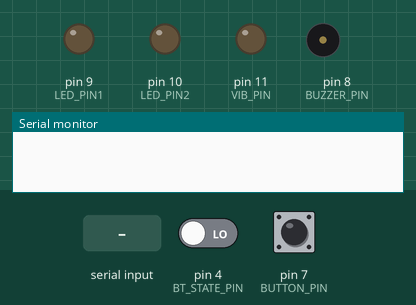
A sketch run on a simulated Arduino Uno, built with avr-gcc and run on an emulated ATmega328P. Parts: output pins drawn as LEDs (lit = HIGH), buzzer (waves = sounding), the last lines printed to the serial monitor. Dashed ring = blinking. The inputs (shaded band) are chosen by the test bench; at power-on: pin 4 (BT_STATE_PIN) LOW, pin 7 (BUTTON_PIN) HIGH.

Above: at 2.5 s.
2.6 s: "3\n" received over the second serial link
At 3.35 s:
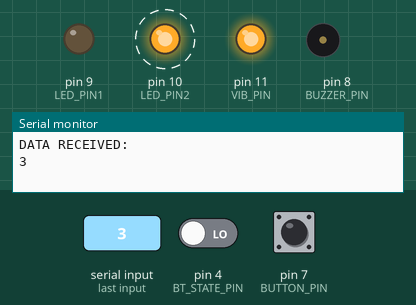
5.6 s: pin 4 (BT_STATE_PIN) driven HIGH
8.6 s: "5\n" received over the second serial link
At 10.2 s:
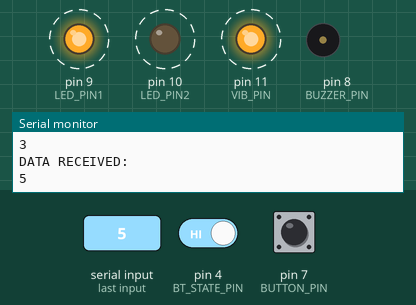
11.6 s: pin 7 (BUTTON_PIN) pulled LOW for 0.5 s
At 13.0 s:
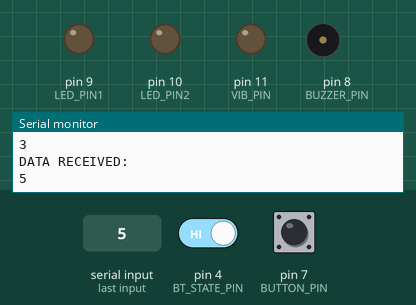
Timing chart, 0 to 14.6 s (numbered marks = the images above; inputs shaded):
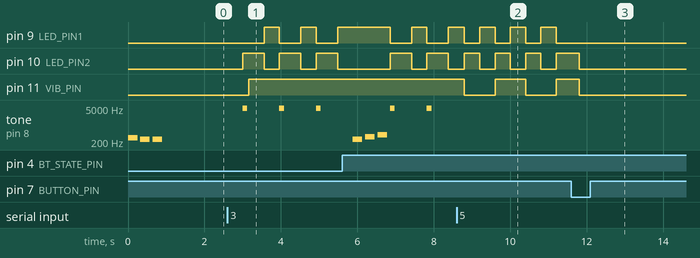

Measured:
- after the input at 2.6 s, pin 9 (LED_PIN1): alternates HIGH for 0.40 s and LOW for 0.56 s, starting after 0.96 s; pin 10 (LED_PIN2): alternates HIGH for 0.56 s and LOW for 0.40 s, starting after 0.40 s; pin 11 (VIB_PIN): LOW → HIGH after 0.56 s; tone on pin 8 (BUZZER_PIN): alternates 4978 Hz for 0.13 s and silent for 0.84 s, starting after 0.40 s
- after the input at 8.6 s, tone on pin 8 (BUZZER_PIN): stops changing and stays silent
- after the input at 11.6 s, pin 9 (LED_PIN1): stops changing and stays LOW; tone on pin 8 (BUZZER_PIN): stays silent (without the input it goes to 4978 Hz after 2.0 s)
- by itself, tone on pin 8 (BUZZER_PIN): repeats every 0.33 s: silent 0.08 s, 262 Hz 0.25 s, until it stays silent from 0.9 s

The sketch:

sketch_nov16a.ino
```cpp
#include "pitches.h"
#include <SoftwareSerial.h>

SoftwareSerial Bluetooth(2, 3);  // RX, TX

#define BUZZER_PIN 8
#define LED_PIN1 9
#define LED_PIN2 10
#define BUTTON_PIN 7
#define VIB_PIN 11
#define BT_STATE_PIN 4                            // 蓝牙模块状态引脚
int ledFrequency, buzzerFrequency, vibFrequency;  //接收数据
int melodyConnect[] = { NOTE_C4, NOTE_E4, NOTE_G4 };
int noteDurationsConnect[] = { 4, 4, 4 };
int melodyDisconnect[] = { NOTE_G4, NOTE_E4, NOTE_C4 };
int melodyBattery[] = { NOTE_D4, NOTE_C4, NOTE_C4 };
int noteDurationsDisconnect[] = { 4, 4, 4 };
int noteDurationBattery[] = { 4, 4, 4 };

  // 重新定义播放旋律的数组
  int melody[] = { NOTE_DS8 };
int noteDurations[] = { 8 };

unsigned long previousLEDUpdate = 0;
unsigned long previousMelodyUpdate = 0;
unsigned long previousVIBUpdate = 0;

int melodyIntervals[3] = { 500, 250, 125 };
int ledIntervals[3] = { 1000, 500, 250 };
int VIBIntervals[3] = { 500, 250, 125 };

int melodyIndex = 0;
bool toggleLED = false;
bool toggleVIB = false;
bool isPlaying = true;

int prevLedFrequency = -1;
int prevBuzzerFrequency = -1;
int prevVibFrequency = -1;
int power = 0;

unsigned long elseStartTime = 0;
bool isElseActive = false;


bool lastBTState = LOW;  // 上一次蓝牙状态

void setup() {
  Bluetooth.begin(9600);
  Serial.begin(9600);
  pinMode(LED_PIN1, OUTPUT);
  pinMode(LED_PIN2, OUTPUT);
  pinMode(BUTTON_PIN, INPUT_PULLUP);
  pinMode(VIB_PIN, OUTPUT);
  pinMode(BUZZER_PIN, OUTPUT);
  pinMode(BT_STATE_PIN, INPUT);  // 设置蓝牙状态引脚为输入
}

void loop() {
  if (power == 0) {
    playTone(melodyBattery, noteDurationsDisconnect, 3);
    power = 1;
  }
  readButton();
  bool currentBTState = digitalRead(BT_STATE_PIN);

  // 检测蓝牙连接状态变化
  if (currentBTState != lastBTState) {
    if (currentBTState == HIGH) {
      playTone(melodyConnect, noteDurationsConnect, 3);  // 播放连接声音
    } else {
      playTone(melodyDisconnect, noteDurationsDisconnect, 3);  // 播放断开声音
      stopAll();                                               // 蓝牙断开时，停止所有活动
      isPlaying = false;                                       // 更新播放状态为停止
    }
    lastBTState = currentBTState;
  }

  if (Bluetooth.available()) {
    String received_string = "";
    // end line check
    while (Bluetooth.available()) {
      char c = Bluetooth.read();
      if (c == '#') {
        break;
      } else {
        received_string += c;
        delay(10);
      }
    }
    // 将接收到的字符串分割为三个数字
    parseReceivedData(received_string);
    Serial.println("DATA RECEIVED:");
    Serial.println(received_string);
    isPlaying = true; // 在接收到新数据时重置为播放状态
    isElseActive = false;
    elseStartTime = 0;
  } else {
    if (!isElseActive) {
        // else active, record the start time
        elseStartTime = millis();
        isElseActive = true;
    } else if (millis() - elseStartTime > 7000) { // Check if 7 seconds have passed
        Serial.println("zero");
        ledFrequency = 0;
        buzzerFrequency = 0;
        vibFrequency = 0;
        elseStartTime = millis();
    }
  }
  if (isPlaying && isValidFrequency(ledFrequency) && isValidFrequency(buzzerFrequency) && isValidFrequency(vibFrequency)) {
    if (prevLedFrequency != ledFrequency || prevBuzzerFrequency != buzzerFrequency || prevVibFrequency != vibFrequency) {

      stopAll();
    }
    if (ledFrequency > 0) {

      blinkLEDs();
    }
    if (buzzerFrequency > 0) {

      playMelody();
    }
    if (vibFrequency > 0) {

      vibrateMotor();
    }
    prevLedFrequency = ledFrequency;
    prevBuzzerFrequency = buzzerFrequency;
    prevVibFrequency = vibFrequency;
    delay(400);  // Minimum runtime
  } else {
    stopAll();
  }
}
bool isValidFrequency(int frequency) {
  return frequency >= 0 && frequency <= 8;
}

void parseReceivedData(String data) {
  int firstCommaIndex = data.indexOf(',');
  int secondCommaIndex = data.lastIndexOf(',');

  // 提取并转换数字
  ledFrequency = data.substring(0, firstCommaIndex).toInt();
  // Serial.println(ledFrequency);
  buzzerFrequency = data.substring(firstCommaIndex + 1, secondCommaIndex).toInt();
  // Serial.println(buzzerFrequency);
  vibFrequency = data.substring(secondCommaIndex + 1).toInt();
  // Serial.println(vibFrequency);
}

void blinkLEDs() {
  unsigned long currentMillis = millis();
  if (currentMillis - previousLEDUpdate >= ledIntervals[ledFrequency - 1]) {
    previousLEDUpdate = currentMillis;
    digitalWrite(LED_PIN1, toggleLED ? HIGH : LOW);
    digitalWrite(LED_PIN2, toggleLED ? LOW : HIGH);
    toggleLED = !toggleLED;
  }
}

void playMelody() {
  unsigned long currentMillis = millis();
  if (currentMillis - previousMelodyUpdate >= melodyIntervals[buzzerFrequency - 1]) {
    previousMelodyUpdate = currentMillis;
    if (melodyIndex < 1) {
      int noteDuration = 1000 / noteDurations[melodyIndex];
      tone(BUZZER_PIN, melody[melodyIndex], noteDuration);
      int pauseBetweenNotes = noteDuration * 1.30;
      delay(pauseBetweenNotes);
      noTone(BUZZER_PIN);
      melodyIndex++;
    } else {
      melodyIndex = 0;
    }
  }
}

void vibrateMotor() {
  unsigned long currentMillis = millis();
  if (vibFrequency == 3) {        // 最快频率
    digitalWrite(VIB_PIN, HIGH);  // 持续震动
  } else if (currentMillis - previousVIBUpdate >= VIBIntervals[vibFrequency - 1]) {
    previousVIBUpdate = currentMillis;
    digitalWrite(VIB_PIN, toggleVIB ? HIGH : LOW);
    toggleVIB = !toggleVIB;
  }
}

void readButton() {
  if (digitalRead(BUTTON_PIN) == LOW && isPlaying) {
    isPlaying = false;
    delay(200);  // 防抖动延时
  }
}

void stopAll() {
  digitalWrite(LED_PIN1, LOW);
  digitalWrite(LED_PIN2, LOW);
  digitalWrite(VIB_PIN, LOW);
  noTone(BUZZER_PIN);
  melodyIndex = 0;
  toggleLED = false;
  toggleVIB = false;
}

void playTone(int melody[], int durations[], int size) {
  for (int thisNote = 0; thisNote < size; thisNote++) {
    int noteDuration = 1000 / durations[thisNote];
    tone(BUZZER_PIN, melody[thisNote], noteDuration);
    int pauseBetweenNotes = noteDuration * 1.30;
    delay(pauseBetweenNotes);
    noTone(BUZZER_PIN);
  }
}
```

pitches.h
```cpp
/*************************************************
 * Public Constants
 *************************************************/

#define NOTE_B0  31
#define NOTE_C1  33
#define NOTE_CS1 35
#define NOTE_D1  37
#define NOTE_DS1 39
#define NOTE_E1  41
#define NOTE_F1  44
#define NOTE_FS1 46
#define NOTE_G1  49
#define NOTE_GS1 52
#define NOTE_A1  55
#define NOTE_AS1 58
#define NOTE_B1  62
#define NOTE_C2  65
#define NOTE_CS2 69
#define NOTE_D2  73
#define NOTE_DS2 78
#define NOTE_E2  82
#define NOTE_F2  87
#define NOTE_FS2 93
#define NOTE_G2  98
#define NOTE_GS2 104
#define NOTE_A2  110
#define NOTE_AS2 117
#define NOTE_B2  123
#define NOTE_C3  131
#define NOTE_CS3 139
#define NOTE_D3  147
#define NOTE_DS3 156
#define NOTE_E3  165
#define NOTE_F3  175
#define NOTE_FS3 185
#define NOTE_G3  196
#define NOTE_GS3 208
#define NOTE_A3  220
#define NOTE_AS3 233
#define NOTE_B3  247
#define NOTE_C4  262
#define NOTE_CS4 277
#define NOTE_D4  294
#define NOTE_DS4 311
#define NOTE_E4  330
#define NOTE_F4  349
#define NOTE_FS4 370
#define NOTE_G4  392
#define NOTE_GS4 415
#define NOTE_A4  440
#define NOTE_AS4 466
#define NOTE_B4  494
#define NOTE_C5  523
#define NOTE_CS5 554
#define NOTE_D5  587
#define NOTE_DS5 622
#define NOTE_E5  659
#define NOTE_F5  698
#define NOTE_FS5 740
#define NOTE_G5  784
#define NOTE_GS5 831
#define NOTE_A5  880
#define NOTE_AS5 932
#define NOTE_B5  988
#define NOTE_C6  1047
#define NOTE_CS6 1109
#define NOTE_D6  1175
#define NOTE_DS6 1245
#define NOTE_E6  1319
#define NOTE_F6  1397
#define NOTE_FS6 1480
#define NOTE_G6  1568
#define NOTE_GS6 1661
#define NOTE_A6  1760
#define NOTE_AS6 1865
#define NOTE_B6  1976
#define NOTE_C7  2093
#define NOTE_CS7 2217
#define NOTE_D7  2349
#define NOTE_DS7 2489
#define NOTE_E7  2637
#define NOTE_F7  2794
#define NOTE_FS7 2960
#define NOTE_G7  3136
#define NOTE_GS7 3322
#define NOTE_A7  3520
#define NOTE_AS7 3729
#define NOTE_B7  3951
#define NOTE_C8  4186
#define NOTE_CS8 4435
#define NOTE_D8  4699
#define NOTE_DS8 4978
```
